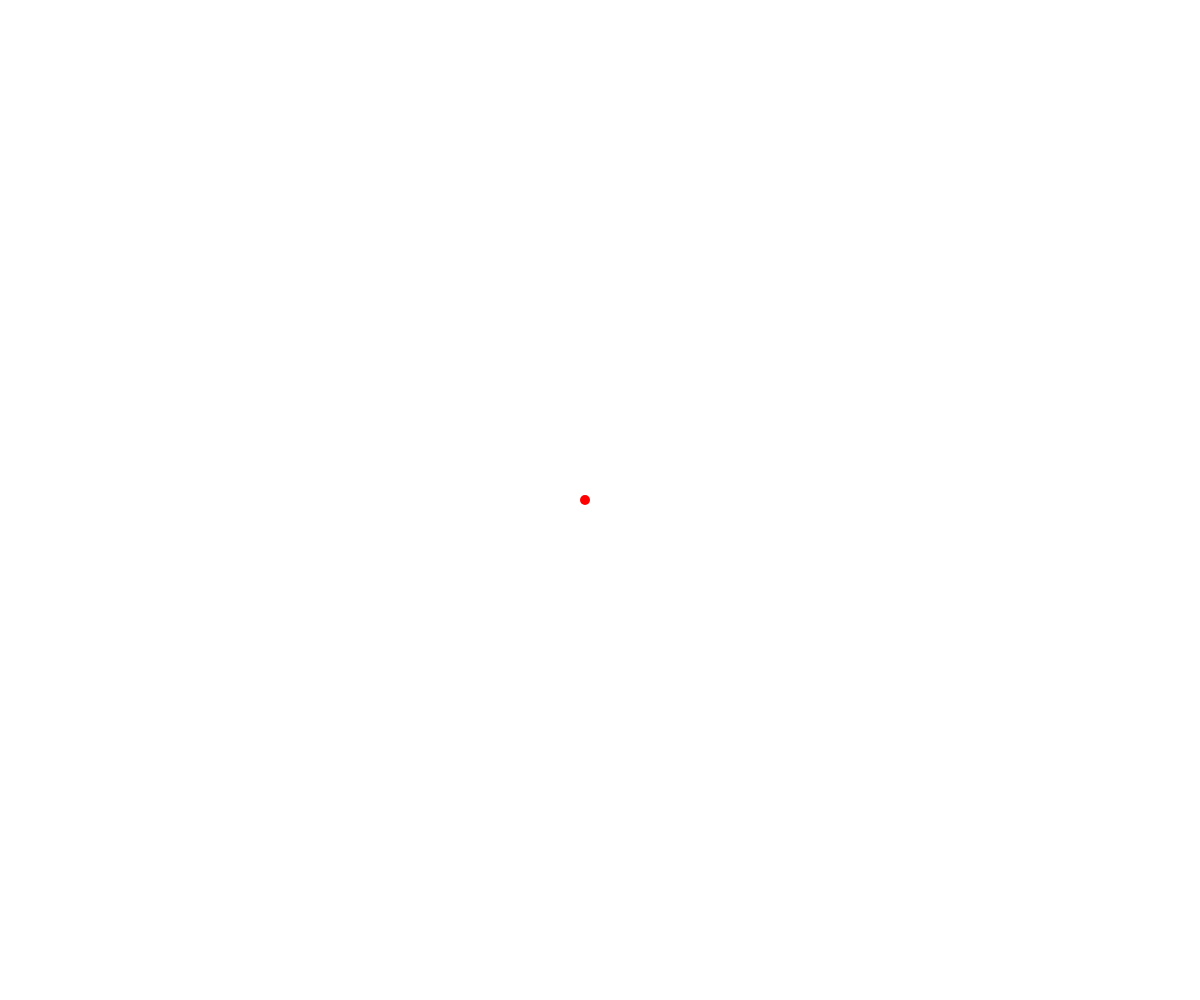
Frame 1 (no input)
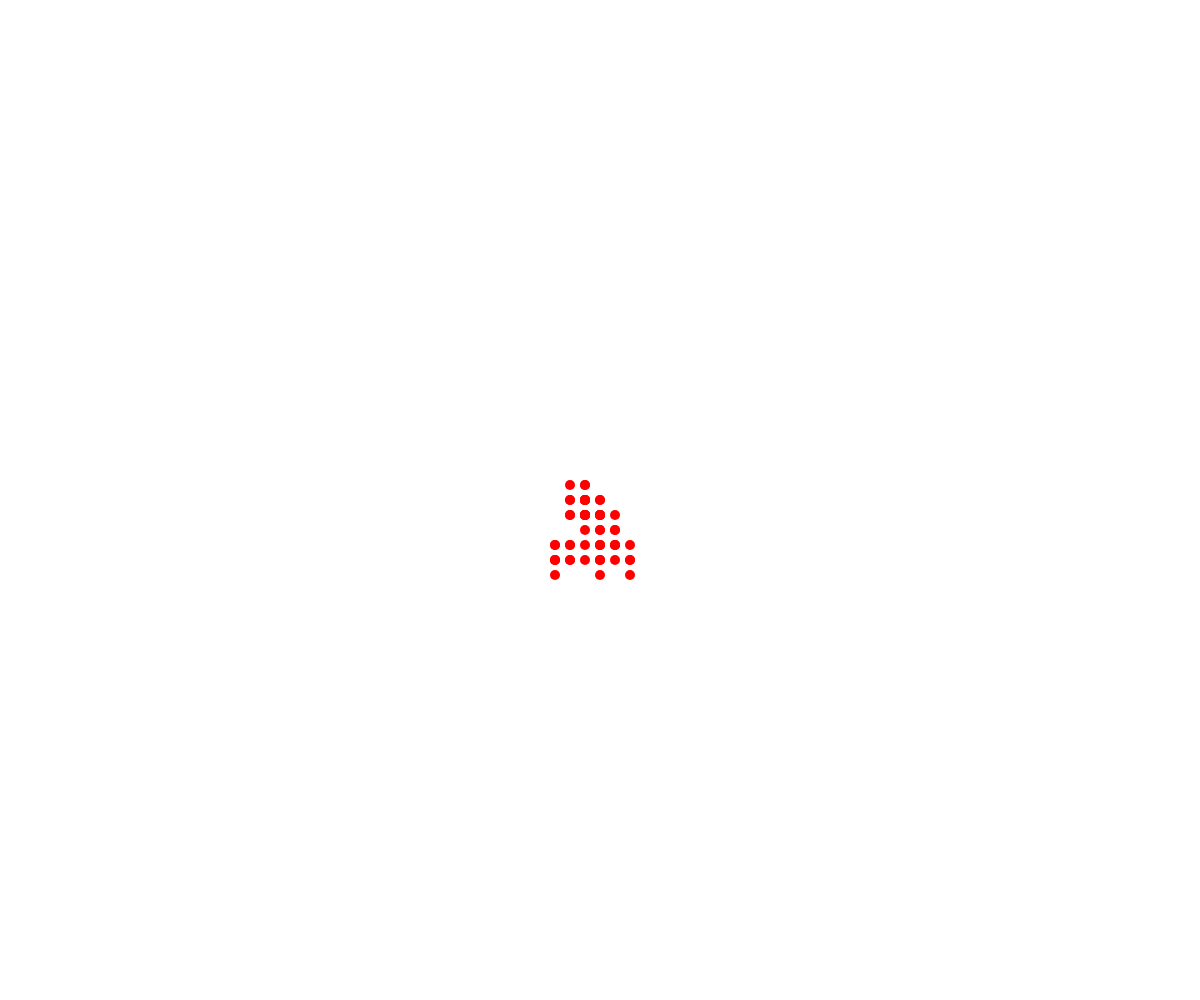
Frame 60 (no input)
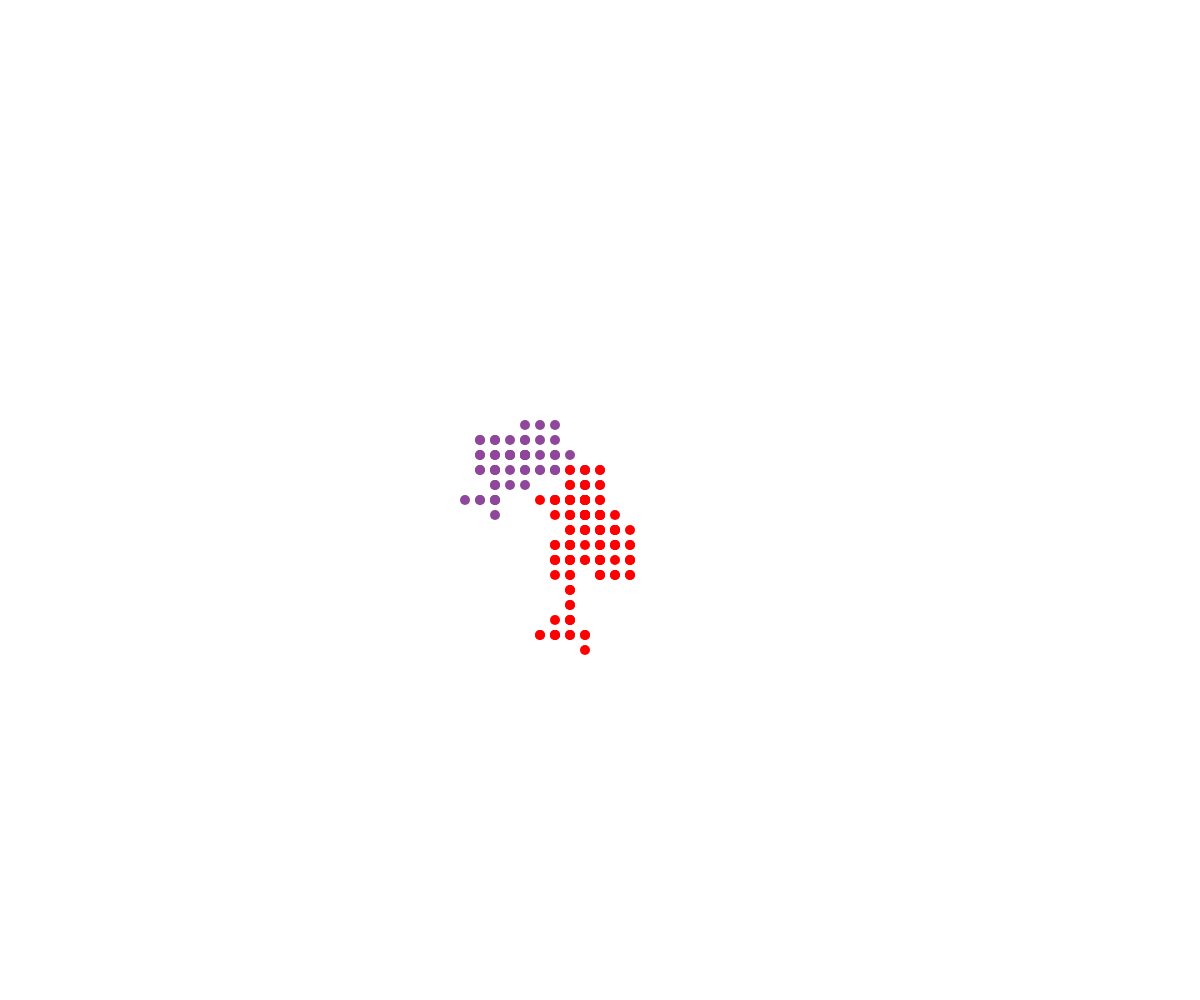
Frame 120 (the mouse pressed at the canvas centre since frame 60)

The p5.js sketch that drew these frames (run headless with seeded random() and noise() and a simulated clock; from frame 60 on, the mouse is pressed at the canvas centre):

// p5.js sketch
// ── sketch.js
// Walker OOP Demo
// November 12, 2024

class Walker {
  constructor(x, y, theColor) {
    this.x = x;
    this.y = y;
    this.speed = 15;
    this.radius = 5;
    this.color = theColor;
  }

  display() {
    noStroke();
    fill(this.color);
    circle(this.x, this.y, this.radius*2);
  }

  move() {
    let choice = random(100);
    if (choice < 25) {
      //up
      this.y -= this.speed;
    }
    else if (choice < 50){
      //downn
      this.y += this.speed;
    }
    else if (choice < 75) {
      //left
      this.x -= this.speed;
    }
    else {
      //right
      this.x += this.speed;
    }
  }
}

let walkerArray = [];


function setup() {
  createCanvas(windowWidth, windowHeight);
  winston = new Walker(width/2, height/2, 'red');
  walkerArray.push(winston);


}

function draw() {
  for (let theWalker of walkerArray) {
    theWalker.move()
    theWalker.display();
  }
}

function mousePressed() {
  let randomColor = color(random(255), random(255), random(255));
  let someWalker = new Walker(mouseX, mouseY, randomColor);
  walkerArray.push(someWalker);
}
